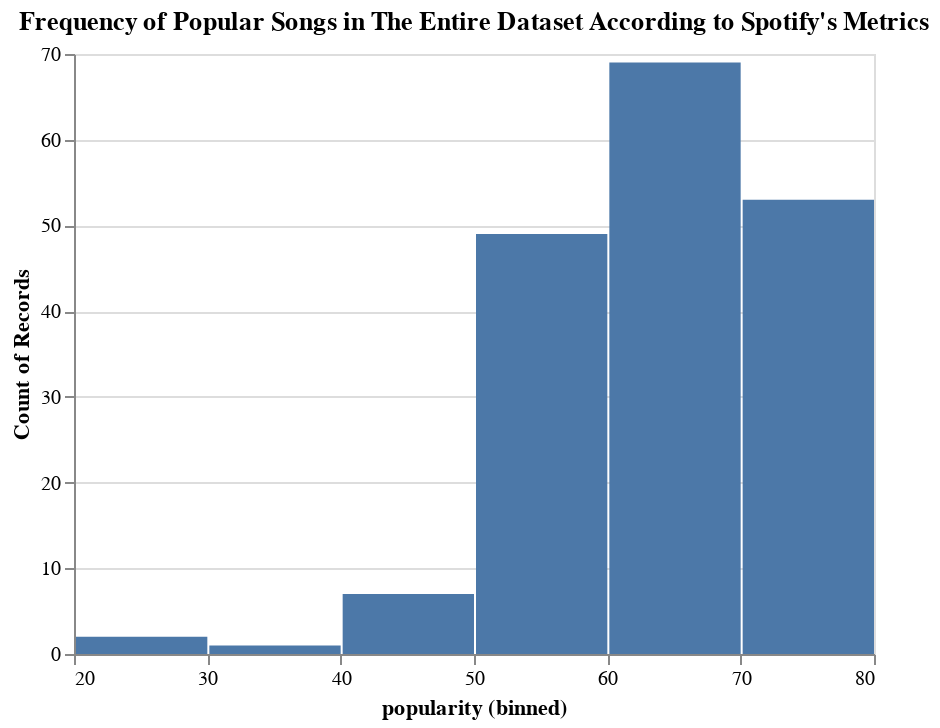

The cell this chart's notebook holds for it:
### Code cell
alt.Chart(multiple_playlist_df).mark_bar().encode(
    alt.X("popularity", bin=True),
    y='count()',
).properties(title = "Frequency of Popular Songs in The Entire Dataset According to Spotify's Metrics")

### Figure 1 — Vega-Lite specification as saved in the notebook (floating-point values rounded to 4 significant figures; data arrays with more than 128 entries replaced by an {"elided": "..."} marker saying what was removed)
{"config": {"view": {"continuousWidth": 400, "continuousHeight": 300}}, "data": {"name": "data-c1a743b8c82d040ba9110a2d74f6db5b"}, "mark": "bar", "encoding": {"x": {"type": "quantitative", "bin": true, "field": "popularity"}, "y": {"type": "quantitative", "aggregate": "count"}}, "title": "Frequency of Popular Songs in The Entire Dataset According to Spotify's Metrics", "$schema": "https://vega.github.io/schema/vega-lite/v4.8.1.json", "datasets": {"data-c1a743b8c82d040ba9110a2d74f6db5b": {"elided": "181 records"}}}
